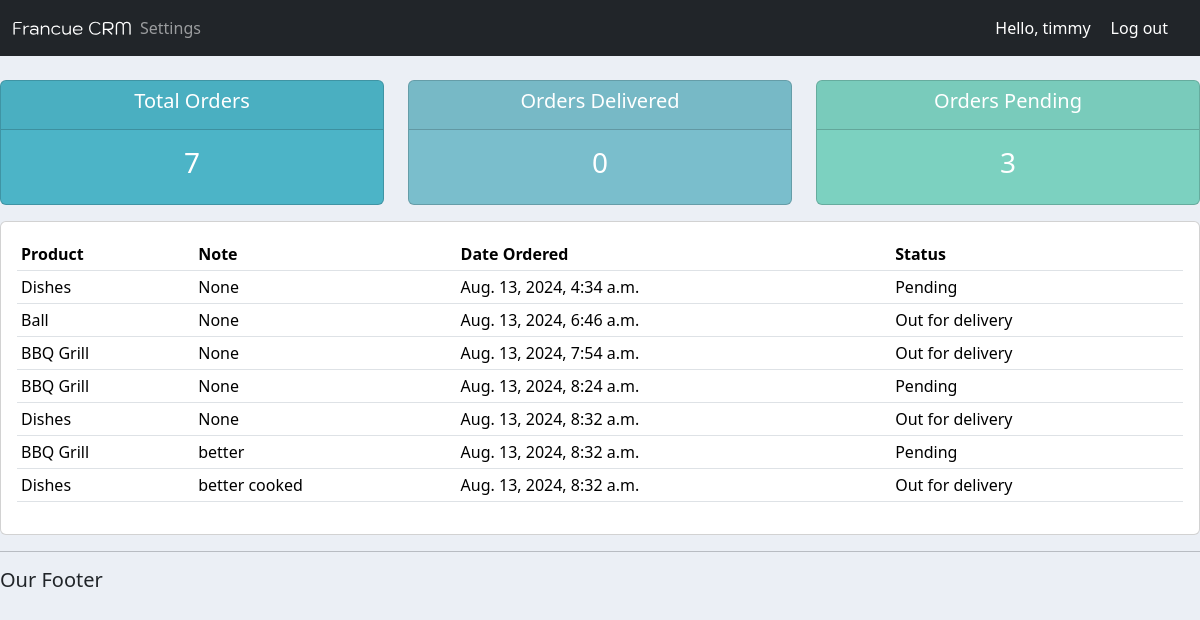
/user/ (signed in), run on the app's committed database.
### accounts/models.py (models this page shows, shortened)
class Order(models.Model):
    STATUS = (
        ('Pending', 'Pending'),
        ('Out for delivery', 'Out for delivery'),
        ('Delivered', 'Delivered'),
        )
    customer = models.ForeignKey(Customer, null=True, on_delete=models.SET_NULL)
    product = models.ForeignKey(Product, null=True, on_delete=models.SET_NULL)
    date_created = models.DateTimeField(auto_now_add=True, null=True)
    status = models.CharField(max_length=200, null=True, choices=STATUS)
    note = models.CharField(max_length=1000, null=True)

class Product(models.Model):
    CATEGORY = (
        ('Indoor', 'Indoor'),
        ('Outdoor', 'Outdoor'),
        )
    name = models.CharField(max_length=200, null=True)
    price = models.FloatField(null=True)
    category = models.CharField(max_length=200, null=True, choices=CATEGORY)
    description = models.CharField(max_length=200, null=True, blank=True)
    date_created = models.DateTimeField(auto_now_add=True, null=True)
    tags = models.ManyToManyField(Tag)
    def __str__(self):
        return self.name

### accounts/decorators.py (the view)
        def wrapper_func(request, *args, **kwargs):
            group = None
            if request.user.groups.exists():
                group = request.user.groups.all()[0].name
            if group in allowed_roles:
                return view_func(request, *args, **kwargs)
            else:
                return HttpResponse('You are not authorized to view this page!')

### accounts/views.py (called while the page is built)
@login_required(login_url='login')
@allowed_users(allowed_roles=['customer'])
def userPage(request):
    orders = request.user.customer.order_set.all()
    total_orders = orders.count()
    delivered = orders.filter(status = 'Delivered').count()
    pending = orders.filter(status = 'Pending').count()
    context = {
        'orders': orders,
        'total_orders': total_orders,
        'delivered': delivered,
        'pending': pending
               }
    return render(request, 'accounts/user.html', context)

### accounts/templates/accounts/user.html (shortened to what this page needs)
{% extends 'accounts/main.html' %}
{% block content %}
{% include "accounts/status.html" %}
<div class="row">
    <div class="col-md">
        <div class="card card-body">
            <table class="table table-sm">
                <tr>
                    <th>Product</th>
                    <th>Note</th>
                    <th>Date Ordered</th>
                    <th>Status</th>
                </tr>
                {% for order in orders %}
                    <tr>
                        <td>{{ order.product }}</td>
                        <td>{{ order.note }}</td>
                        <td>{{ order.date_created }}</td>
                        <td>{{ order.status }}</td>
                    </tr>
                {% endfor %}
            </table>
        </div>
    </div>
</div>
{% endblock content %}

### accounts/templates/accounts/navbar.html (shortened to what this page needs)
{% load static %}
<nav class="navbar navbar-expand-lg navbar-dark bg-dark">
    <div class="container-fluid">
      <img src="{% static 'images/logo.svg' %}" width="120px">
      <div class="collapse navbar-collapse" id="navbarNav">
        <ul class="navbar-nav">
          {% if request.user.is_staff %}
            <li class="nav-item">
              <a class="nav-link active" href="{% url 'home' %}">Dashboard</a>
            </li>
            <li class="nav-item">
              <a class="nav-link" href="{% url 'products' %}">Products</a>
            </li>
          {% else %}
            <li class="nav-item">
              <a class="nav-link" href="{% url 'account' %}">Settings</a>
            </li>
          {% endif %}
        </ul>
      </div>
      <span class="hello-msg">Hello, {{ request.user }}</span>
      <span><a class="hello-msg" href="{% url 'logout' %}">Log out</a></span>
    </div>
</nav>

### static/css/main.css (style rules this page uses)
body { background-color: #ebeff5; }

### accounts/templates/accounts/navbar.html (style rules this page uses)
.hello-msg { fontsize: 18px; color: #fff; margin-right: 20px; text-decoration: none; }

### data on the page
Order: product "Dishes", note "None", date_created "Aug. 13, 2024, 4:34 a.m.", status "Pending"
Order: product "Ball", note "None", date_created "Aug. 13, 2024, 6:46 a.m.", status "Out for delivery"
Order: product "BBQ Grill", note "None", date_created "Aug. 13, 2024, 7:54 a.m.", status "Out for delivery"
Order: product "BBQ Grill", note "None", date_created "Aug. 13, 2024, 8:24 a.m.", status "Pending"
Order: product "Dishes", note "None", date_created "Aug. 13, 2024, 8:32 a.m.", status "Out for delivery"
Order: product "BBQ Grill", note "better", date_created "Aug. 13, 2024, 8:32 a.m.", status "Pending"
Order: product "Dishes", note "better cooked", date_created "Aug. 13, 2024, 8:32 a.m.", status "Out for delivery"

### other printed values
{{ request.user }} "timmy"
{{ total_orders }} "7"
{{ delivered }} "0"
{{ pending }} "3"
